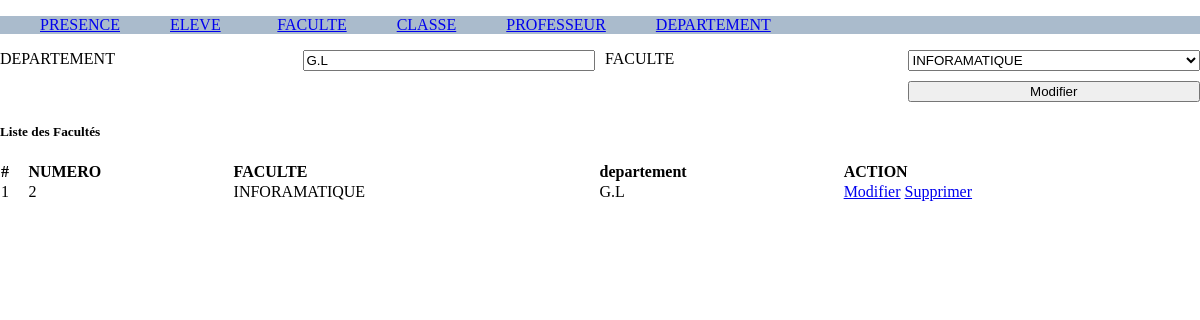
The app's page /departement.php?action=modifier&&id=2, older data.
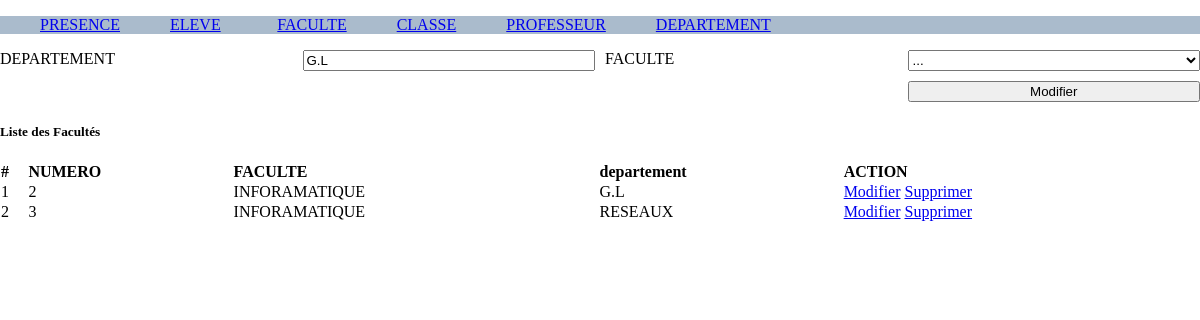
The same page, newer data.
### tables this page shows
CREATE TABLE `departement` (
  `id` int(11) NOT NULL,
  `faculte_id` int(11) NOT NULL,
  `name` varchar(255) NOT NULL,
  `created_at` datetime NOT NULL DEFAULT CURRENT_TIMESTAMP
);

CREATE TABLE `faculte` (
  `id` int(11) NOT NULL,
  `name` varchar(255) NOT NULL,
  `created_at` datetime NOT NULL DEFAULT CURRENT_TIMESTAMP
);

### app/config.php (called while the page is built, shortened)
<?php
function getConnection(){
	try{
		$db = new PDO('mysql:host=localhost;dbname=guy_tp','jean','lion');
		 $db->setAttribute(PDO::ATTR_ERRMODE, PDO::ERRMODE_EXCEPTION);
	} catch(PDOException $e) {
	  echo "Error: " . $e->getMessage();
	  die($e);
	}
	return $db;
}
function selectAll($table){
	$query = "SELECT * FROM $table";
	$db = getConnection();
	$data = $db->query($query);
	return $data->fetchAll();
}
function selectById($table='articles', $id,$column = 'id'){
	$query = "SELECT * FROM $table WHERE $column =$id";
	$db = getConnection();
	$data = $db->query($query);
	return $data->fetchAll()[0] ?? null;
}
function getEntryInTable($table ,  $val,$column="id"){
	$key = array_search($val, array_column($table, $column));
	return $table[$key];
}

### departement.php (the view, shortened to what this page needs)
<?php
if(isset($_GET['id'])){
  $id = intval($_GET['id']);
  if($_GET['action'] == "modifier"){
    $departement = selectById("departement", $id);
    $departement_name = $departement['name'];
    $departement_id = $departement['id'];
    $faculte_id_value = $departement['faculte_id'];
  }
}
$facultes = selectAll("faculte");
$departements = selectAll("departement");
  include "include/header.php";
?>
<div>
  <form action="" method="post">
    <div>
      <label for="">DEPARTEMENT</label>
      <input type="text" name="name"  value="<?= $departement_name ?? "" ?>"  required="">
      <label for="">FACULTE</label>
      <select name="faculte_id">
        <option value="">...</option>
        <?php foreach($facultes as $val): ?>
          <option value="<?= $val['id'] ?>" <?php if(isset($faculte_id_value) and $faculte_id_value == $val['id']) :?> selected  <?php endif ?>> <?= $val['name'] ?></option>
        <?php endforeach; ?>
      </select>
      <label for=""></label>
      <label for=""></label>
      <label for=""></label>
      <?php if(isset($departement_id)): ?>
      <input type="submit" name="update" value="Modifier">
    <?php else: ?>
       <input type="submit" name="save" value="Enregistrer">
    <?php endif ?>
    </div>
  </form>
  <div>
    <h5>Liste des Facultés</h5>
    <table>
      <thead>
        <tr>
          <th># </th>
          <th>NUMERO </th>
          <th>FACULTE</th>
          <th>departement</th>
          <th>ACTION</th>
        </tr>
      </thead>
      <tbody>
        <?php foreach ($departements  as $key => $value) : ?>
        <tr>
          <td><?= ++$key  ?></td>
          <td><?= $value['id'] ?></td>
          <td><?= getEntryInTable($facultes, $value['id'])['name'] ?></td>
          <td><?= $value['name'] ?></td>
          <td>
            <a href="departement.php?action=modifier&&id=<?= $value['id'] ?>">Modifier</a>
            <a href="departement.php?action=delete&&id=<?= $value['id'] ?>" onclick="return confirm('êtes-vous sûr ?')">Supprimer</a>
          </td>
        </tr>
       <?php endforeach; ?>
      </tbody>
    </table>
  </div>
</div>
<?php
  include "include/footer.php";
?>

Row changes from the older to the newer data that the page shows:
shown differently, row unchanged: departement id 2: faculte_id "INFORAMATIQUE" → (not shown)
added departement: id "3", id.name "INFORAMATIQUE", name "RESEAUX"
Text that changed along with them:
form field faculte_id: (not shown) → "..."
